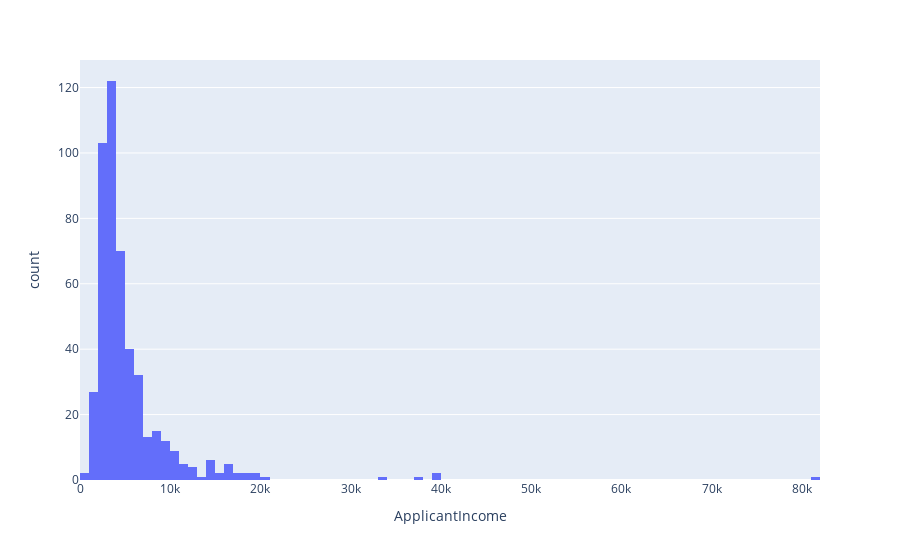

The notebook cell this image was saved under:
### Code cell
check = loan_new_data[["ApplicantIncome","CoapplicantIncome","LoanAmount","Loan_Amount_Term","Credit_History"]]
figure = px.histogram(check,x='ApplicantIncome')
figure.show()

### Figure 1 — Plotly figure (JSON) as saved in the notebook; plotly's stock layout.template omitted (floating-point values rounded to 4 significant figures; data arrays with more than 128 entries replaced by an {"elided": "..."} marker saying what was removed)
{"data": [{"bingroup": "x", "hovertemplate": "ApplicantIncome=%{x}<br>count=%{y}<extra></extra>", "legendgroup": "", "marker": {"color": "#636efa", "pattern": {"shape": ""}}, "name": "", "orientation": "v", "showlegend": false, "type": "histogram", "x": {"elided": "480 int values"}, "xaxis": "x", "yaxis": "y"}], "layout": {"barmode": "relative", "legend": {"tracegroupgap": 0}, "margin": {"t": 60}, "xaxis": {"anchor": "y", "domain": [0, 1], "title": {"text": "ApplicantIncome"}}, "yaxis": {"anchor": "x", "domain": [0, 1], "title": {"text": "count"}}}}
